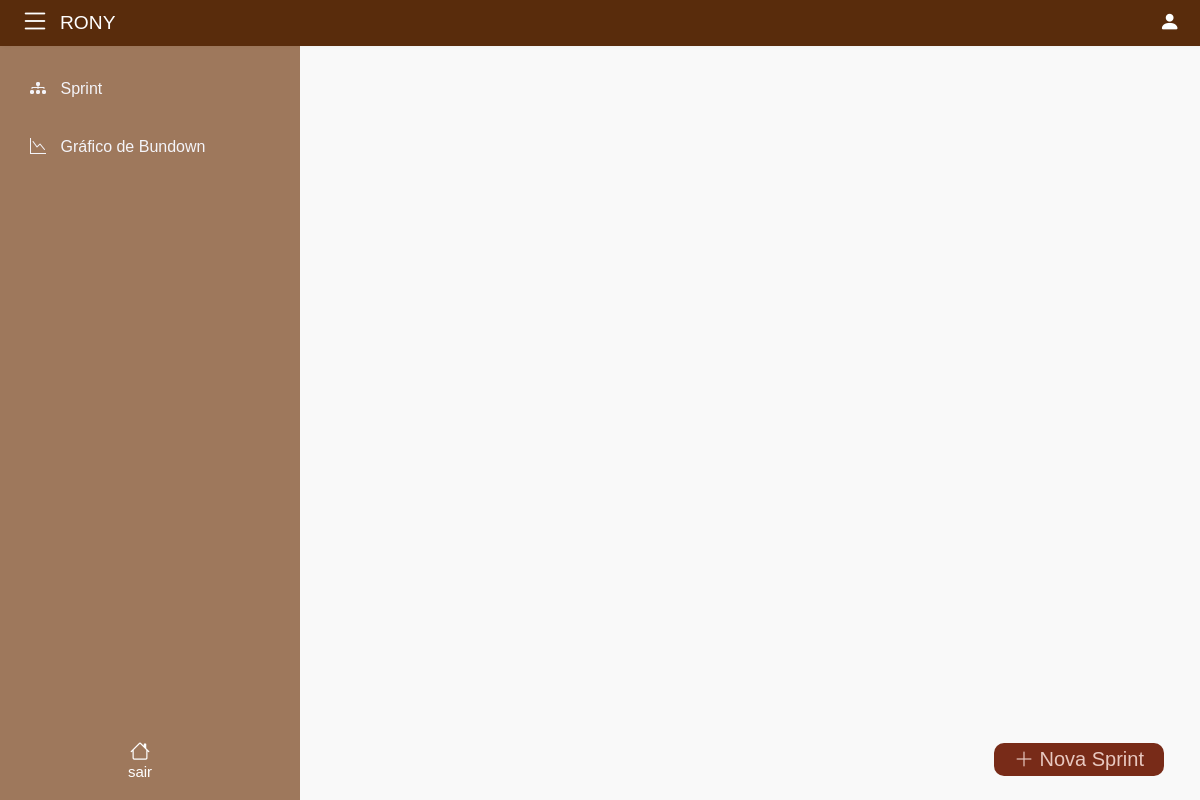
The page / (signed in) on the database as committed earlier.
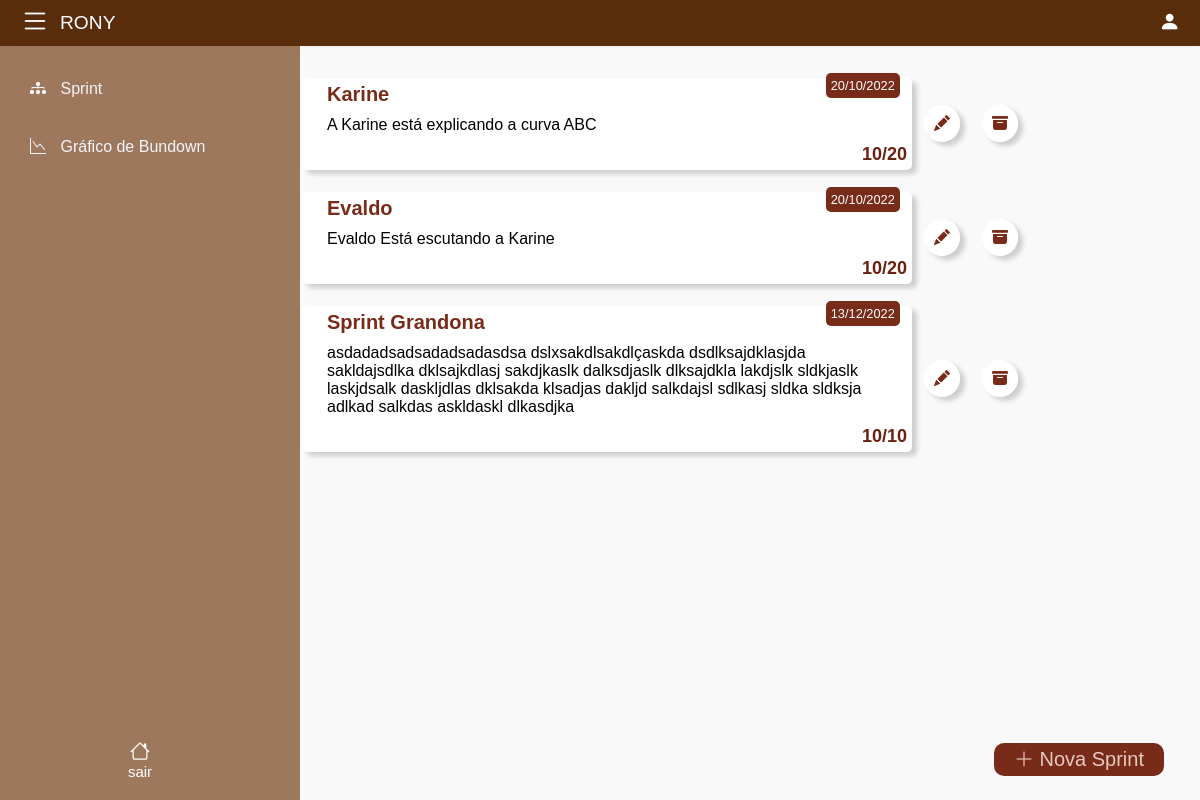
The same page on the database as committed later.
### tables this page shows
CREATE TABLE `sprint` (
  `id` tinyint(3) UNSIGNED NOT NULL,
  `usuario` tinyint(3) UNSIGNED NOT NULL,
  `sprint` varchar(255) NOT NULL,
  `descricao` varchar(255) NOT NULL,
  `demandaConcluida` tinyint(4) NOT NULL,
  `demandaTotal` tinyint(4) NOT NULL,
  `dataSprint` date NOT NULL
);

### index.php (the view, shortened to what this page needs)
<?php
    $nomeUsuario = isset($_SESSION['nome']) ?  $_SESSION['nome'] : 'Sem nome';
    $id = $_SESSION['id'];
?>
<!DOCTYPE html>
<html lang="pt-br">
<head>
    <link rel="stylesheet" href="css/portal.css">
    <link rel="stylesheet" href="css/index.css">
    <link rel="stylesheet" href="css/modal.css">
    <link rel="stylesheet" href="https://cdn.jsdelivr.net/npm/bootstrap-icons@1.9.1/font/bootstrap-icons.css">
</head>
<body>
        <label for="check" ><i class="bi bi-list" id="icone"></i></label>
        <header>
          <?php  echo "<h2 id='nome'>$nomeUsuario</h2>" ?> <i class="bi bi-person-fill"></i>
        </header>
    <div class="barra">
        <nav>
            <a href="index.php"><div class="link"><i class="bi bi-diagram-3-fill"></i> Sprint</div></a>
            <a href="dashboard.php"><div class="link"><i class="bi bi-graph-down"></i>  Gráfico de Bundown </div></a>
        </nav>
        <a href="logout.php" class="sair"><i class="bi bi-house"></i><p>sair</p></a>
    </div>
    <div id="dashboard">
        <section>
            <div class="cont">
                <table id="sprints">
                    <?php
                    include_once "bd.php";
                    $sql = "SELECT * FROM sprint WHERE usuario = $id";
                    $resultado = $bd->query($sql);
                    $registros = $resultado->fetchAll();
                    foreach ($registros as $sprint) {
                        $nome =$sprint['sprint'];
                        $descricao =$sprint['descricao'];
                        $demandaC=$sprint['demandaConcluida'];
                        $demandaT = $sprint['demandaTotal'];
                        $dataSprint = $sprint["dataSprint"];
                        $id_sprint =openssl_encrypt(
                            $sprint['id'], "AES-256-CBC", "OKGoogle",
                        );
                        print ("
                            <tr class='li-sprint'>
                            <td><div class='newSprint'><h4>".$sprint["sprint"]."</h4> <p>".$sprint["descricao"]."</p> <span>".date("d/m/Y", strtotime($sprint["dataSprint"]))."</span> <div id='num'>".$sprint["demandaConcluida"]."/".$sprint["demandaTotal"]."</div> </div></td>
                            <td><i onclick="."atualizar('$id_sprint','$nome','$descricao','$demandaC','$demandaT','$dataSprint')"." class='att bi bi-pencil-fill'></i></td>
                            <td><i onclick="."deletar('$id_sprint')"." class='delet bi bi-archive-fill'></i></td>
                            </tr>
                        ");
                    }
                    ?>
            </div>
        </section>
        <button id="addSprint"> <i class="bi bi-plus-lg"></i> Nova Sprint</button>
    </div>
</body>
</html>

### css/portal.css (style rules this page uses)
* { margin: 0px; padding: 0px; }
body { background-color: #f9f9f9; }
#icone { cursor: pointer; padding: 20px; position: absolute; z-index: 99; font-size: 30px; color: #fff; font-weight: bolder; top:-15px; }
.barra { background-color:#9e785c; height: 100%; width: 300px; position: absolute; left: -300px; transition: all .2s linear; z-index: 5; top: 0; }
.barra i { padding: 0 10px; }
.barra .link { list-style: none; }
nav { width: 100%; position: absolute; top: 60px; }
nav a { text-decoration: none; }
.link { color: #f4f4f9; font-size: 12pt; font-family:'arial' ; padding: 20px; transition: all .2s linear; opacity: 0; margin-top: 200px; }
#check:checked ~ .barra nav a .link { opacity: 1; margin-top: 0; transition-delay: .2s; }
#check:checked ~ .barra { transform: translateX(300px); }
#dashboard { position: absolute; right: 10px; margin-top:10px ; width: 100%; }
#addSprint { position: fixed; right: 20px; bottom: 20px; }
header { position: relative; background-color: #592c0c; width: 100%; display: flex; justify-content:space-between; gap: 20px; box-shadow: 2px 0 5px rgba(0, 0, 0, 0.052); padding: 10px 0; font-family: Impact, Haettenschweiler, 'Arial Narrow Bold', sans-serif; z-index: 9; text-transform: uppercase; }
header i { color:#fff; display: inline; font-size: 1.3em; padding: 0 20px; }
#nome { width: max-content; color:#fff; font-family: arial; font-size: 1.2em; padding: 2px 0; font-weight: lighter; margin: 0 60px; text-transform: uppercase; }
.sair { color: #fff; font-size: 4em; position:absolute; bottom: 20px; display: block; text-decoration: none; left:120px; border-radius: 10px; }
.sair i { display: block; font-size: 20px; margin: 0 auto; text-align: center; font-family: Arial, Helvetica, sans-serif; }
.sair p { width: 100%; text-align: center; font-size: 15px; font-family: Arial, Helvetica, sans-serif; }
h2 { font-family: Arial, Helvetica, sans-serif; }

### css/index.css (style rules this page uses)
* { font-family: arial; }
#addSprint { background-color: #782b18; font-size: 20px; color: #e8c8c0; border: none; padding: 5px 20px; border-radius: 10px; cursor: pointer; position: fixed; bottom: 3%; right: 3%; z-index: 99; }
#dashboard { position: relative;; width: 100%; }
#dashboard section { position: absolute; overflow: auto; right: 0; max-height: 88vh; width: 75%; box-sizing: border-box; }
table { display: block; padding: 10px 10px; width: 100%; box-sizing: border-box; }
td { padding: 10px 0px; }
.li-sprint { padding: 10px 0px; }
.li-sprint .newSprint { position: relative; background-color: #fff; max-width: 700px; width: 50vw; min-width: 100px; border-radius: 5px; box-shadow: 5px 4px 5px rgba(0, 0, 0, 0.178); padding: 5px; }
.li-sprint h4 { font-size: 20px; font-family: arial; font-weight: bolder; color: #782b18; padding: 0 20px; }
.li-sprint span { position: absolute; background-color: #782b18; color: #fff; padding: 5px; border-radius: 5px; top: -5px; right: 2%; font-family: arial; font-size: 0.8em; }
.li-sprint i { background-color: #fff; box-shadow: 5px 4px 5px rgba(0, 0, 0, 0.178); padding: 10px; border-radius: 50%; color: #782b18; cursor: pointer; margin: 10px }
.li-sprint p { font-family: Arial, Helvetica, sans-serif; font-size: 1em; padding: 10px 20px; box-sizing: border-box; }
.newSprint div { text-align: end; font-size: 18px; font-weight: bolder; font-family: Arial, Helvetica, sans-serif; color: #6a2210; }

Rows that differ between the two databases and show on the page:
now on this page (row edited): sprint: sprint "Karine", descricao "A Karine está explicando a curva ABC", dataSprint "20/10/2022", demandaConcluida "10", demandaTotal "20"
now on this page (row edited): sprint: sprint "Evaldo", descricao "Evaldo Está escutando a Karine", dataSprint "20/10/2022", demandaConcluida "10", demandaTotal "20"
now on this page (row edited): sprint: sprint "Sprint Grandona", descricao "asdadadsadsadadsadasdsa dslxsakdlsakdlçaskda dsdlksajdklasjda sakldajsdlka dklsajkdlasj sakdjkaslk dalksdjaslk dlksajdkla lakdjslk sldkjaslk laskjdsalk daskljdlas dklsakda klsadjas dakljd salkdajsl sdlkasj sldka sldksja adlkad salkdas askldaskl dlkasdjka", dataSprint "13/12/2022", demandaConcluida "10", demandaTotal "10"
